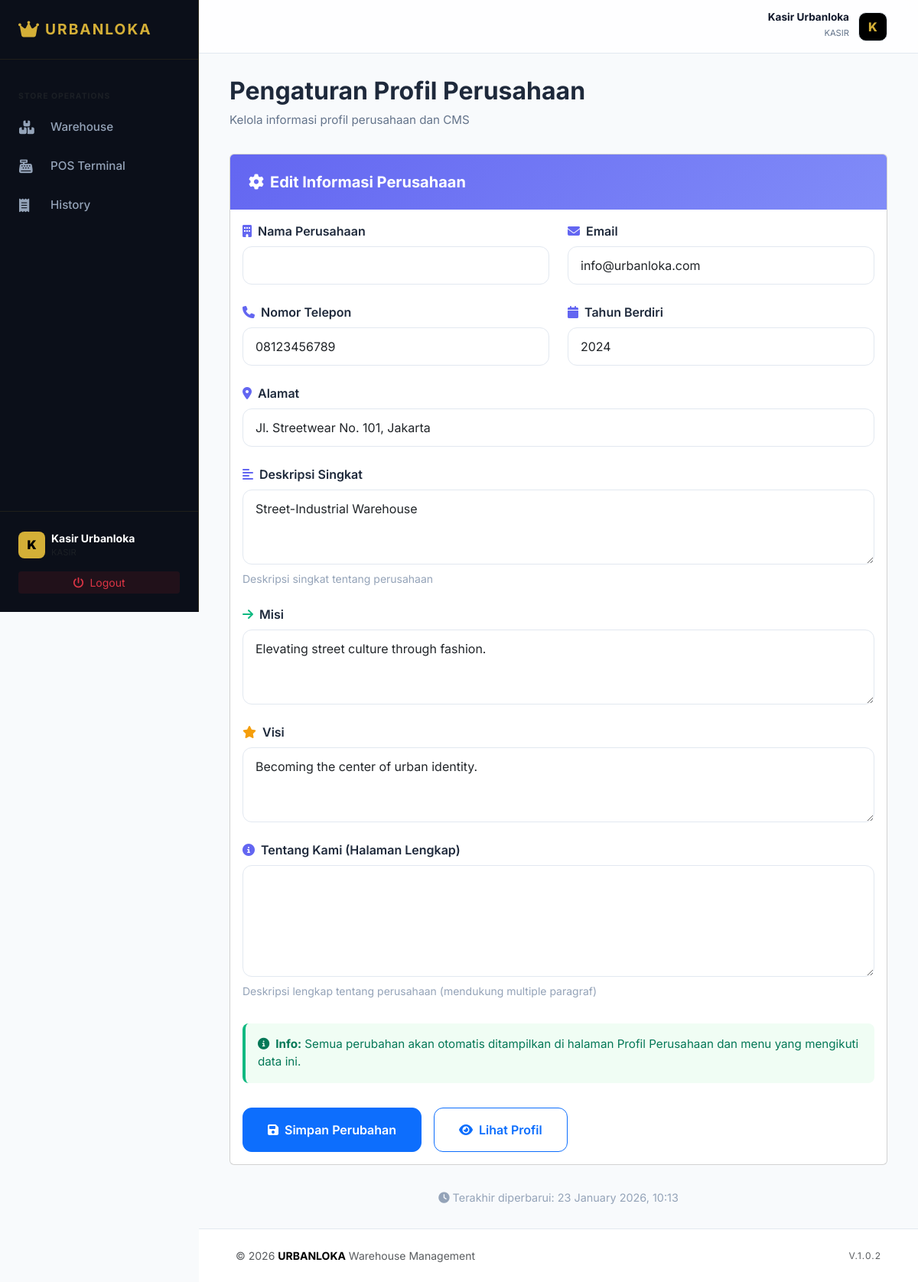
/company_settings.php (signed in), run on the app's committed database.
### tables this page shows
CREATE TABLE company_profile (
    id INT AUTO_INCREMENT PRIMARY KEY,
    name VARCHAR(100) NOT NULL,
    established_year INT(4),
    email VARCHAR(100),
    phone VARCHAR(20),
    address TEXT,
    mission TEXT,
    vision TEXT,
    description TEXT
);

### helpers.php (called while the page is built, shortened)
<?php
if (!function_exists('getBaseUrl')) {
    function getBaseUrl() {
        $protocol = isset($_SERVER['HTTPS']) && $_SERVER['HTTPS'] === 'on' ? 'https://' : 'http://';
        $host = $_SERVER['HTTP_HOST'];
        $script_name = $_SERVER['SCRIPT_NAME'];
        $base = substr($script_name, 0, strpos($script_name, '/modules') ?: strpos($script_name, '/public') ?: strrpos($script_name, '/'));
        return $protocol . $host . rtrim($base, '/');
    }
}
if (!function_exists('url')) {
    function url($path = '') {
        return getBaseUrl() . '/' . ltrim($path, '/');
    }
}
?>

### company_settings.php (the view, shortened to what this page needs)
<?php
require '../config/database.php';
require '../config/helpers.php';
$profile = mysqli_fetch_assoc(mysqli_query($conn, "SELECT * FROM company_profile ORDER BY id DESC LIMIT 1"));
include '../partials/header.php';
include '../partials/sidebar.php';
?>
<h1 style="font-size: 2rem; font-weight: 700; color: #1e293b; margin-bottom: 0.5rem;">Pengaturan Profil Perusahaan</h1>
<p style="color: #64748b; font-size: 0.95rem; margin-bottom: 2rem;">Kelola informasi profil perusahaan dan CMS</p>
<div style="max-width: 900px;">
    <div class="card">
        <div class="card-header" style="background: linear-gradient(135deg, #6366f1 0%, #818cf8 100%); border: none; padding: 1.5rem;">
            <h5 style="color: white; margin: 0; font-weight: 700;">
                <i class="fa-solid fa-cog me-2"></i>Edit Informasi Perusahaan
            </h5>
        </div>
        <div class="card-body">
            <form method="POST" novalidate>
                <div style="display: grid; grid-template-columns: 1fr 1fr; gap: 1.5rem; margin-bottom: 1.5rem;">
                    <div>
                        <label class="form-label" style="font-weight: 600; color: #1e293b; margin-bottom: 0.5rem;">
                            <i class="fa-solid fa-building me-2" style="color: #6366f1;"></i>Nama Perusahaan
                        </label>
                        <input type="text" name="company_name" class="form-control" value="<?= htmlspecialchars($profile['company_name'] ?? '') ?>" required style="border: 1px solid #e2e8f0; border-radius: 0.75rem; padding: 0.75rem 1rem;">
                    </div>
                    <div>
                        <label class="form-label" style="font-weight: 600; color: #1e293b; margin-bottom: 0.5rem;">
                            <i class="fa-solid fa-envelope me-2" style="color: #6366f1;"></i>Email
                        </label>
                        <input type="email" name="email" class="form-control" value="<?= htmlspecialchars($profile['email'] ?? '') ?>" style="border: 1px solid #e2e8f0; border-radius: 0.75rem; padding: 0.75rem 1rem;">
                    </div>
                </div>
                <div style="display: grid; grid-template-columns: 1fr 1fr; gap: 1.5rem; margin-bottom: 1.5rem;">
                    <div>
                        <label class="form-label" style="font-weight: 600; color: #1e293b; margin-bottom: 0.5rem;">
                            <i class="fa-solid fa-phone me-2" style="color: #6366f1;"></i>Nomor Telepon
                        </label>
                        <input type="tel" name="phone" class="form-control" value="<?= htmlspecialchars($profile['phone'] ?? '') ?>" style="border: 1px solid #e2e8f0; border-radius: 0.75rem; padding: 0.75rem 1rem;">
                    </div>
                    <div>
                        <label class="form-label" style="font-weight: 600; color: #1e293b; margin-bottom: 0.5rem;">
                            <i class="fa-solid fa-calendar me-2" style="color: #6366f1;"></i>Tahun Berdiri
                        </label>
                        <input type="number" name="established_year" class="form-control" value="<?= $profile['established_year'] ?? '' ?>" min="1900" max="<?= date('Y') ?>" style="border: 1px solid #e2e8f0; border-radius: 0.75rem; padding: 0.75rem 1rem;">
                    </div>
                </div>
                <div style="margin-bottom: 1.5rem;">
                    <label class="form-label" style="font-weight: 600; color: #1e293b; margin-bottom: 0.5rem;">
                        <i class="fa-solid fa-location-dot me-2" style="color: #6366f1;"></i>Alamat
                    </label>
                    <input type="text" name="address" class="form-control" value="<?= htmlspecialchars($profile['address'] ?? '') ?>" style="border: 1px solid #e2e8f0; border-radius: 0.75rem; padding: 0.75rem 1rem;">
                </div>
                <div style="margin-bottom: 1.5rem;">
                    <label class="form-label" style="font-weight: 600; color: #1e293b; margin-bottom: 0.5rem;">
                        <i class="fa-solid fa-align-left me-2" style="color: #6366f1;"></i>Deskripsi Singkat
                    </label>
                    <textarea name="description" class="form-control" rows="3" required style="border: 1px solid #e2e8f0; border-radius: 0.75rem; padding: 0.75rem 1rem; resize: vertical;"><?= htmlspecialchars($profile['description'] ?? '') ?></textarea>
                    <small style="color: #94a3b8; display: block; margin-top: 0.5rem;">Deskripsi singkat tentang perusahaan</small>
                </div>
                <div style="margin-bottom: 1.5rem;">
                    <label class="form-label" style="font-weight: 600; color: #1e293b; margin-bottom: 0.5rem;">
                        <i class="fa-solid fa-arrow-right me-2" style="color: #10b981;"></i>Misi
                    </label>
                    <textarea name="mission" class="form-control" rows="3" style="border: 1px solid #e2e8f0; border-radius: 0.75rem; padding: 0.75rem 1rem; resize: vertical;"><?= htmlspecialchars($profile['mission'] ?? '') ?></textarea>
                </div>
                <div style="margin-bottom: 1.5rem;">
                    <label class="form-label" style="font-weight: 600; color: #1e293b; margin-bottom: 0.5rem;">
                        <i class="fa-solid fa-star me-2" style="color: #f59e0b;"></i>Visi
                    </label>
                    <textarea name="vision" class="form-control" rows="3" style="border: 1px solid #e2e8f0; border-radius: 0.75rem; padding: 0.75rem 1rem; resize: vertical;"><?= htmlspecialchars($profile['vision'] ?? '') ?></textarea>
                </div>
                <div style="margin-bottom: 2rem;">
                    <label class="form-label" style="font-weight: 600; color: #1e293b; margin-bottom: 0.5rem;">
                        <i class="fa-solid fa-circle-info me-2" style="color: #6366f1;"></i>Tentang Kami (Halaman Lengkap)
                    </label>
                    <textarea name="about" class="form-control" rows="5" style="border: 1px solid #e2e8f0; border-radius: 0.75rem; padding: 0.75rem 1rem; resize: vertical;"><?= htmlspecialchars($profile['about'] ?? '') ?></textarea>
                    <small style="color: #94a3b8; display: block; margin-top: 0.5rem;">Deskripsi lengkap tentang perusahaan (mendukung multiple paragraf)</small>
                </div>
                <div style="background: #f0fdf4; border-left: 4px solid #10b981; padding: 1rem; border-radius: 0.5rem; margin-bottom: 2rem;">
                    <p style="color: #047857; margin: 0; font-size: 0.95rem;">
                        <i class="fa-solid fa-info-circle me-2"></i><strong>Info:</strong> Semua perubahan akan otomatis ditampilkan di halaman Profil Perusahaan dan menu yang mengikuti data ini.
                    </p>
                </div>
                <div style="display: flex; gap: 1rem;">
                    <button type="submit" name="update" class="btn btn-primary" style="padding: 1rem 2rem; font-weight: 600; border-radius: 0.75rem;">
                        <i class="fa-solid fa-save me-2"></i>Simpan Perubahan
                    </button>
                    <a href="<?= url('modules/analytics/company_profile.php') ?>" class="btn btn-outline-primary" style="padding: 1rem 2rem; font-weight: 600; border-radius: 0.75rem; text-decoration: none;">
                        <i class="fa-solid fa-eye me-2"></i>Lihat Profil
                    </a>
                </div>
            </form>
        </div>
    </div>
    <div style="margin-top: 2rem; text-align: center; color: #94a3b8; font-size: 0.9rem;">
        <i class="fa-solid fa-clock me-1"></i>Terakhir diperbarui: <?= date('d F Y, H:i', strtotime($profile['updated_at'] ?? 'now')) ?>
    </div>
</div>
<?php include '../partials/footer.php'; ?>

### modern.css (style rules this page uses)
:root { --sidebar-width: 260px; --gold: #D4AF37; --noir: #0b0f19; --slate: #0f172a; --bg-main: #f8fafc; --top-nav-height: 70px; }
* { margin: 0; padding: 0; box-sizing: border-box; }
body { font-family: 'Inter', -apple-system, sans-serif; background-color: var(--bg-main); color: var(--slate); line-height: 1.5; }

### data on the page
company_profile: email "info@urbanloka.com", phone "08123456789", established_year "2024", address "Jl. Streetwear No. 101, Jakarta", description "Street-Industrial Warehouse", mission "Elevating street culture through fashion.", vision "Becoming the center of urban identity."

### other printed values
$_SESSION['fullname'] "Kasir Urbanloka"
$_SESSION['role'] "KASIR"
substr($_SESSION['fullname'] ?? 'U', 0, 1) "K"
date('d F Y, H:i', strtotime($profile['updated_at'] ?? 'now')) "23 January 2026, 10:13"
